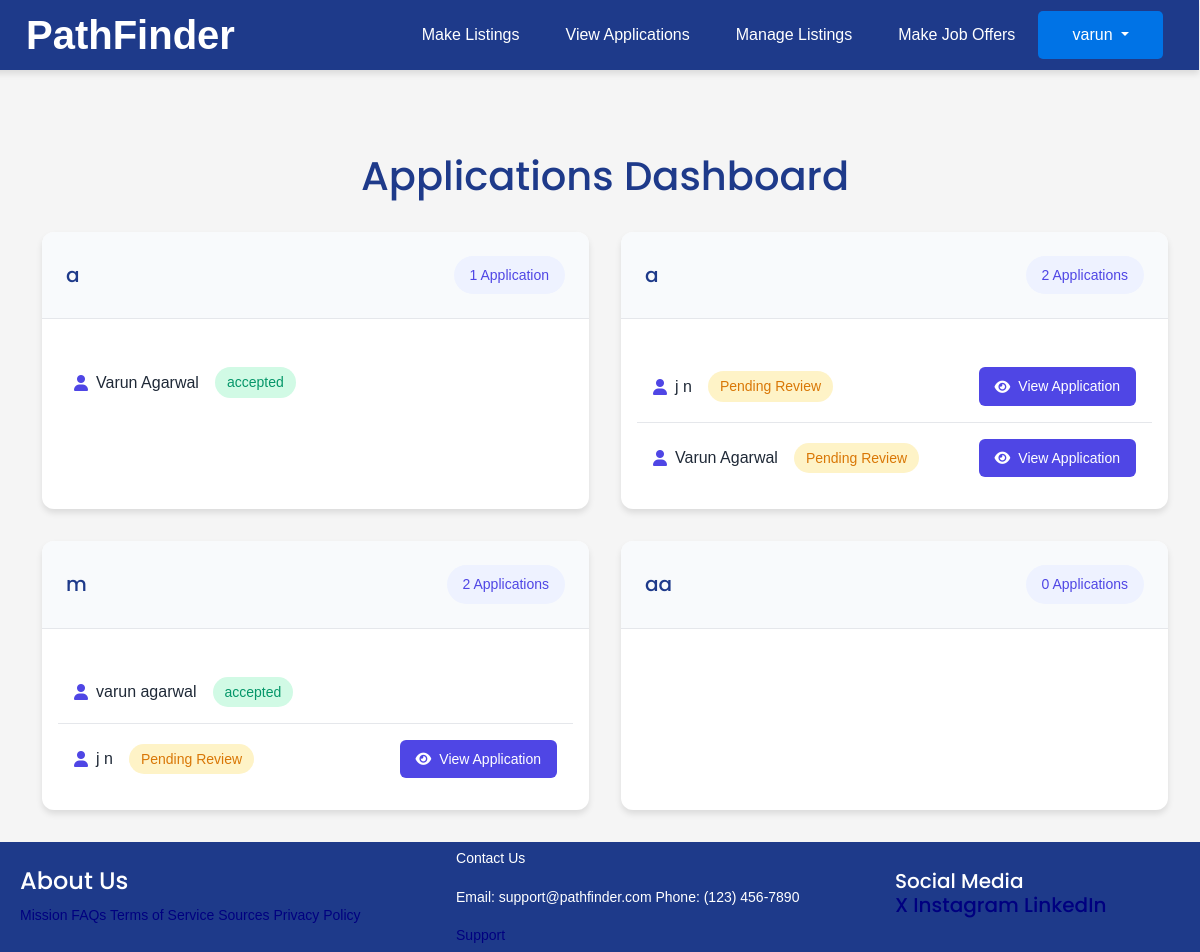
/view-applications/ (signed in), run on an earlier commit of the app's database.
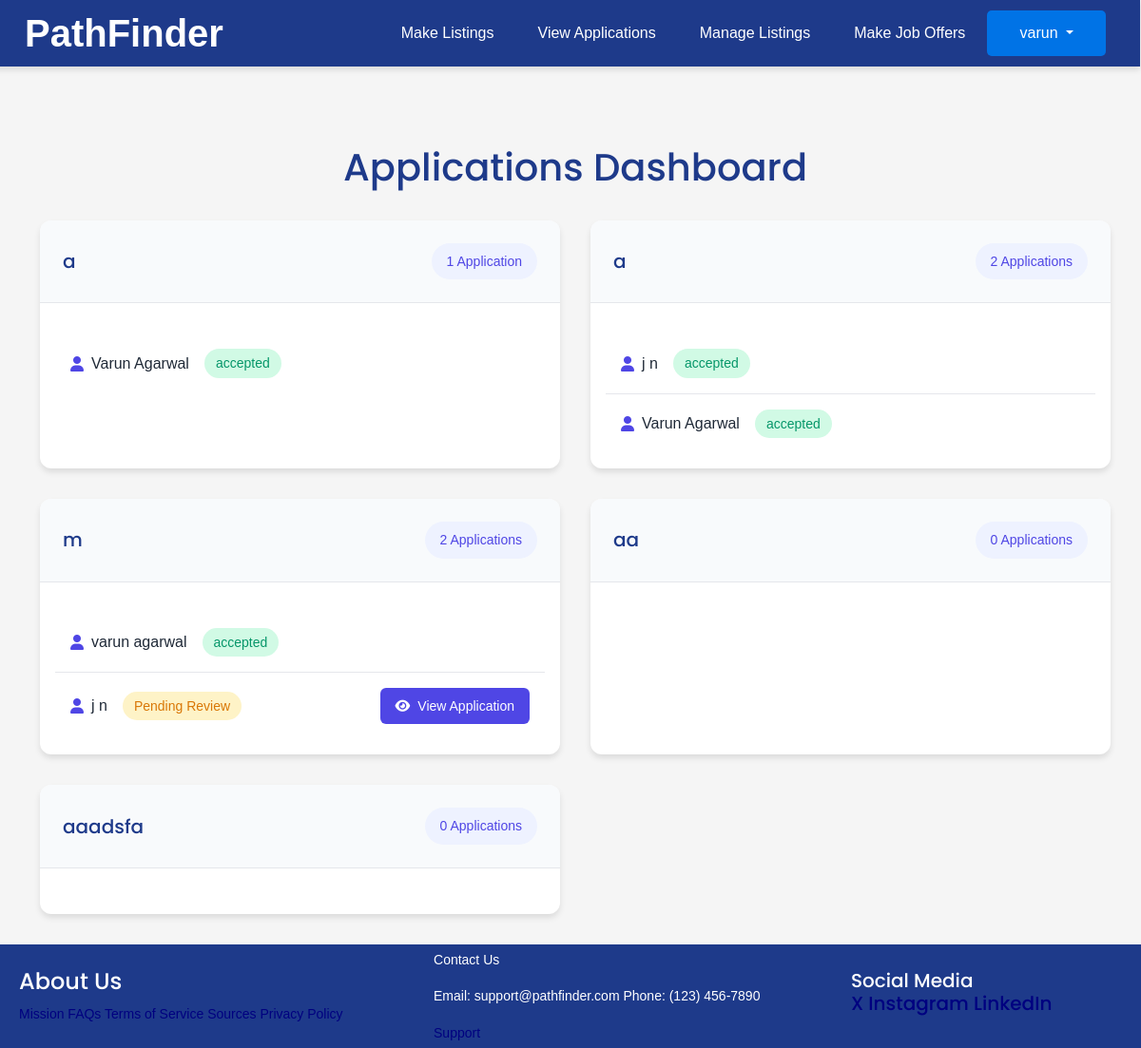
And on a later commit of the database.
### joblist/models.py (models this page shows, shortened)
class JobListing(models.Model):
    jobtypechoices = ( ("Arts", "Arts"),
                      ("Business", "Business"),
                        ("Communications", "Communications"),
                        ("Education", "Education"),
                        ("Healthcare", "Healthcare"),
                        ("Hospitality", "Hospitality"),
                        ("Information Technology", "Information Technology"),
                        ("Law Enforcement", "Law Enforcement"),
                        ("Sales and Marketing", "Sales and Marketing"),
                        ("Science", "Science"),
                        ("Transportation", "Transportation"),
                        ("Other", "Other"
                        ))
    jobfield = models.CharField(
        choices=jobtypechoices,
        max_length=100,
        null=True,
        blank=True,
        default='other')
    job_title = models.CharField(max_length=100)
    description = models.TextField()
    date_posted = models.DateTimeField(default=timezone.now)
    salary = models.IntegerField()
    author = models.ForeignKey(User, on_delete=models.CASCADE)
    company_name = models.CharField(max_length=100, default='Unknown Company')
    location = models.CharField(max_length=100)
    benefits = models.TextField(max_length=1000)
    job_type = models.CharField(choices = (("Part-Time", "Part-Time"), ("Full-Time", "Full-Time"), ("Other", "Other")), max_length=100)
    job_requirements = models.TextField(max_length=100)
    company_info = models.TextField(max_length=1000)
    notes = models.TextField(max_length=1000)
    status = models.TextField()

class JobApply(models.Model):
    first_name = models.TextField()
    last_name = models.TextField()
    choices = ( ("male", "male"),
               ("female", "female"),
               ("prefer not to say", "prefer not to say"))
    statuschoices = [
        ('pending', 'Pending'),
        ('accepted', 'Accepted'),
        ('declined', 'Declined'),
    ]
    gender = models.CharField(choices=choices, max_length=20)
    birthdate = models.DateField()
    phone = models.TextField()
    email = models.TextField()
    address = models.TextField()
    education_level = models.TextField()
    creater = models.ForeignKey(User, on_delete=models.CASCADE)
    previousjobs = models.TextField()
    job = models.ForeignKey(JobListing, on_delete=models.CASCADE, null = True, blank=True)
    resume = models.FileField(upload_to='resumes/')
    status = models.CharField(
        max_length=10,
        choices=statuschoices,
        default='pending'
    )
    def __str__(self):
        return self.first_name

### joblist/views.py (the view)
# urls.py: path('view-applications/', views.view_applications, name="view-applications"),
def view_applications(request):
    user = request.user
    jobs = JobListing.objects.filter(author = user)
    apps = {}
    for job in jobs:
        app = JobApply.objects.filter(job = job)
        apps[job.id] = app
    print(apps)
    return render(request, 'joblist/view-applications.html', {"jobs":jobs, "apps":apps, 'MEDIA_URL': settings.MEDIA_URL,})

### joblist/templates/joblist/view-applications.html (shortened to what this page needs)
{% extends "joblist/base.html" %}
{% block content %}
<div class="applications-container">
    <div class="applications-header">
        <h1>Applications Dashboard</h1>
    </div>
    <div class="applications-grid">
        {% for job, applications in apps.items %}
        {% for j in jobs %}
        {% if j.pk == job %}
        <div class="job-applications-card">
            <div class="job-header">
                <h2>{{ j.job_title }}</h2>
                <span class="application-count">
                    {{ applications|length }} Application{{ applications|length|pluralize }}
                </span>
            </div>
            <div class="applications-list">
                {% for app in applications %}
                {% if app.status != "rejected" %}
                <div class="application-item">
                    <div class="applicant-info">
                        <div class="applicant-name">
                            <i class="fas fa-user"></i>
                            <span>{{ app.first_name }} {{ app.last_name }}</span>
                        </div>
                        {% if app.status == "pending" %}
                        <span class="status-badge pending">Pending Review</span>
                        {% else %}
                        <span class="status-badge {{ app.status|lower }}">{{ app.status }}</span>
                        {% endif %}
                    </div>
                    {% if app.status == "pending" %}
                    <button class="view-application-btn" onclick="viewapp('{{ j.job_title }}', '{{ app.first_name }}', '{{ app.last_name }}', '{{ app.gender }}', '{{ app.birthdate }}', '{{ app.phone }}', '{{ app.email }}', '{{ app.address }}', '{{ app.education_level }}', '{{app.id}}', '{{app.resume}}', '{{app.previousjobs}}')">
                        <i class="fas fa-eye"></i> View Application
                    </button>
                    {% endif %}
                </div>
                {% endif %}
                {% endfor %}
            </div>
        </div>
        {% endif %}
        {% endfor %}
        {% endfor %}
    </div>
</div>
{% endblock %}

What changed in the data, as far as the page shows it:
changed JobApply (number 2 of 5 on the later page): status "pending" → "accepted" (drawn)
changed JobApply (number 3 of 5 on the later page): status "pending" → "accepted" (drawn)
added JobListing: job_title "aaadsfa", applications "0"
Also different on the page:
list line gone: "Pending Review View Application"
new list line: "accepted"
